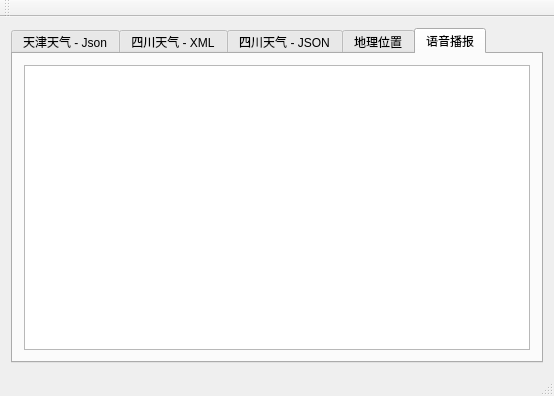
<?xml version="1.0" encoding="UTF-8"?>
<ui version="4.0">
 <class>MainWindow</class>
 <widget class="QMainWindow" name="MainWindow">
  <property name="geometry">
   <rect>
    <x>0</x>
    <y>0</y>
    <width>554</width>
    <height>396</height>
   </rect>
  </property>
  <property name="windowTitle">
   <string>qqtdicttest5</string>
  </property>
  <widget class="QWidget" name="centralWidget">
   <layout class="QHBoxLayout" name="horizontalLayout">
    <item>
     <widget class="QTabWidget" name="tabWidget">
      <property name="currentIndex">
       <number>4</number>
      </property>
      <widget class="QWidget" name="tab">
       <attribute name="title">
        <string>天津天气 - Json</string>
       </attribute>
       <layout class="QHBoxLayout" name="horizontalLayout_2">
        <item>
         <widget class="QTextBrowser" name="textBrowser"/>
        </item>
       </layout>
      </widget>
      <widget class="QWidget" name="tab_2">
       <attribute name="title">
        <string>四川天气 - XML</string>
       </attribute>
       <layout class="QHBoxLayout" name="horizontalLayout_3">
        <item>
         <widget class="QTextBrowser" name="textBrowser_2"/>
        </item>
       </layout>
      </widget>
      <widget class="QWidget" name="tab_5">
       <attribute name="title">
        <string>四川天气 - JSON</string>
       </attribute>
       <layout class="QHBoxLayout" name="horizontalLayout_5">
        <item>
         <widget class="QTextBrowser" name="textBrowser_21"/>
        </item>
       </layout>
      </widget>
      <widget class="QWidget" name="tab_3">
       <attribute name="title">
        <string>地理位置</string>
       </attribute>
       <layout class="QHBoxLayout" name="horizontalLayout_4">
        <item>
         <widget class="QTextBrowser" name="textBrowser_3"/>
        </item>
       </layout>
      </widget>
      <widget class="QWidget" name="tab_4">
       <attribute name="title">
        <string>语音播报</string>
       </attribute>
       <layout class="QHBoxLayout" name="horizontalLayout_6">
        <item>
         <widget class="QTextBrowser" name="textBrowser_4"/>
        </item>
       </layout>
      </widget>
     </widget>
    </item>
   </layout>
  </widget>
  <widget class="QMenuBar" name="menuBar">
   <property name="geometry">
    <rect>
     <x>0</x>
     <y>0</y>
     <width>554</width>
     <height>22</height>
    </rect>
   </property>
  </widget>
  <widget class="QToolBar" name="mainToolBar">
   <attribute name="toolBarArea">
    <enum>TopToolBarArea</enum>
   </attribute>
   <attribute name="toolBarBreak">
    <bool>false</bool>
   </attribute>
  </widget>
  <widget class="QStatusBar" name="statusBar"/>
 </widget>
 <layoutdefault spacing="6" margin="11"/>
 <resources/>
 <connections/>
</ui>
